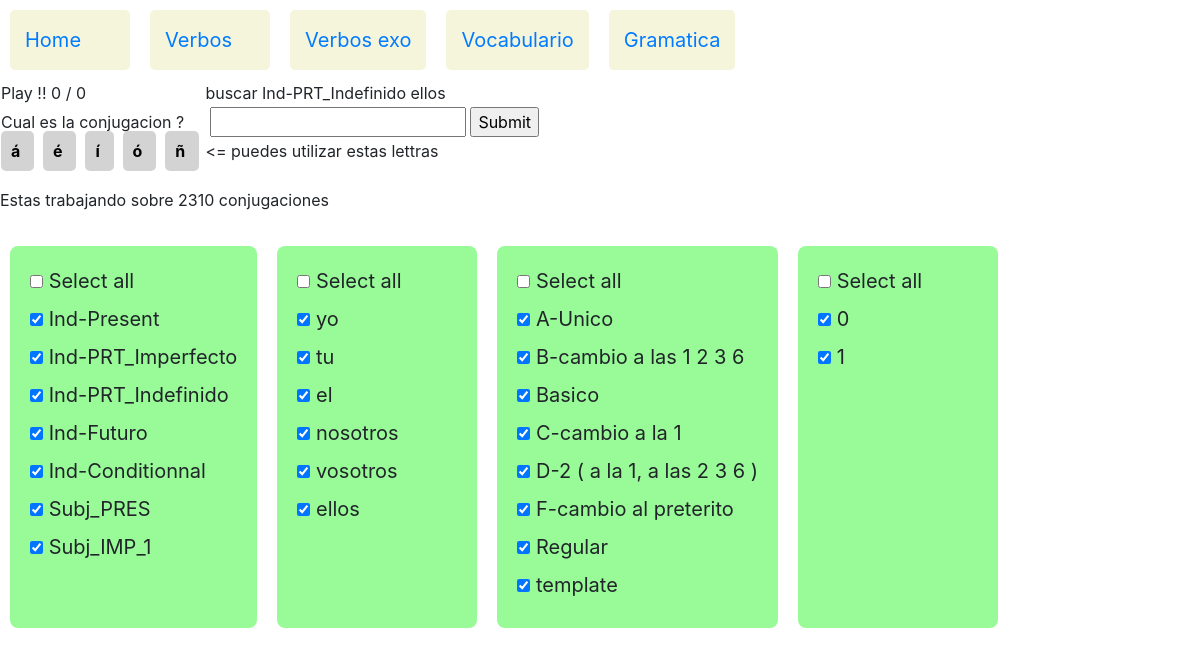
The app's page /verbos/verbos_exo/564/564 with its own data.
### verbos/models.py (models this page shows, shortened)
class Conjugacion(models.Model):
    verbo=models.ForeignKey(Verbo,on_delete=models.CASCADE,related_name="conjugacions")
    tiempo=models.ForeignKey(Tiempo,on_delete=models.CASCADE,related_name="tiempo_c")
    pronombre=models.ForeignKey(Pronombre,on_delete=models.CASCADE,related_name="pronombre_c")
    conjugacion=models.CharField(max_length=30)
    level=models.ForeignKey(Level,on_delete=models.CASCADE,related_name="conjugacion")

class Verbo(models.Model):
    verbo = models.CharField(max_length=32)
    tipo=models.ForeignKey(Verbotipo,on_delete=models.SET_NULL,related_name="tipo_v",null=True)
    def __str__(self):
        return self.verbo

class Tiempo(models.Model):
    tiempo=models.CharField(max_length=30)
    tiemposeq=models.IntegerField(null=True)
    def __str__(self):
        return self.tiempo

class Pronombre(models.Model):
    pronombre=models.CharField(max_length=8)
    pronombreseq=models.IntegerField(null=True)
    def __str__(self):
        return self.pronombre

class Verbotipo(models.Model):
    verbotipo = models.CharField(max_length=64,null=True)
    verbotiposeq=models.IntegerField(null=True)
    def __str__(self):
        return self.verbotipo

class Level(models.Model):
    level=models.CharField(max_length=5)
    def __str__(self):
        return self.level

### verbos/views.py (the view, shortened to what this page needs)
# urls.py: path('verbos_exo/<int:mode_id>/<int:conjugacion_id>',views.verbos_exo,name='verbos_exo_run'),
def verbos_exo(request,mode_id,conjugacion_id):
    resuelto = " sabes tus conjugaciones ? "
    trace= "<= puedes utilizar estas lettras"
    tracerep= "  "
    trace_id= "  "
    if request.method=="GET":
        Conjugacion_selectadas_count = Conjugacion.objects.count()
        loto_winner=random.randint(0,Conjugacion_selectadas_count-1)
        Conjugacion_selectadas_list=Conjugacion.objects.values_list('pk',flat=True)
        Conjugacion_winner_pk=Conjugacion_selectadas_list[loto_winner]
        print("loto winner = " + str(loto_winner))
        Conjugacion_winner=Conjugacion.objects.get(pk=Conjugacion_winner_pk)
    if request.method=="POST":
        if mode_id==1:
            respuesta= request.POST.getlist('respuesta')
            conjugacion = Conjugacion.objects.get(pk=conjugacion_id)
            trace = str(conjugacion.verbo) + " " + str(conjugacion.tiempo) + " " + str(conjugacion.pronombre) +" => " + str(conjugacion.conjugacion)
            tracerep =  str(respuesta[0])
            trace_id =  str(conjugacion.id)
            if respuesta[0].replace(" ","").lower() == conjugacion.conjugacion.replace(" ",""):
                resuelto="1"
            else:
                resuelto="0"
        verbotipos_selected= request.POST.getlist('verbotipo')
        pronombres_selected= request.POST.getlist('pronombre')
        tiempos_selected= request.POST.getlist('tiempo')
        levels_selected= request.POST.getlist('level')
        Conjugacion_selectadas=Conjugacion.objects.filter(tiempo__in=tiempos_selected).filter(pronombre__in=pronombres_selected).filter(verbo__in=Verbo.objects.filter(tipo__in=verbotipos_selected)).filter(level__in=levels_selected)
        Conjugacion_selectadas_count =Conjugacion_selectadas.count()
        if Conjugacion_selectadas_count  > 0 :
            loto_winner=random.randint(0,Conjugacion_selectadas_count-1)
            print("loto winner = " + str(loto_winner))
            Conjugacion_selectadas_list=Conjugacion_selectadas.values_list('pk',flat=True)
            Conjugacion_winner_pk=Conjugacion_selectadas_list[loto_winner]
            print("Conjugacion  selectada  pk =" + str(Conjugacion_winner_pk))
            Conjugacion_winner=Conjugacion.objects.get(pk=Conjugacion_winner_pk)
        else:
            pk_winner=conjugacion_id
            Conjugacion_winner_pk=conjugacion_id
            loto_winner=-1
            Conjugacion_winner=Conjugacion.objects.get(pk=conjugacion_id)
            Conjugacion_selectadas_count = 0 # pour transmettre dans le template
        tiempos_checked= {}
        pronombres_checked= {}
        verbotipos_checked= {}
        levels_checked= {}
        for tiempo_selected in tiempos_selected :
            tiempos_checked[tiempo_selected]="checked"
        for pronombre_selected in pronombres_selected :
            pronombres_checked[pronombre_selected]="checked"
        for verbotipo_selected in verbotipos_selected :
            verbotipos_checked[verbotipo_selected]="checked"
        for level_selected in levels_selected :
            levels_checked[level_selected]="checked"
    else:
        tiempos_checked={"start":"go"}
        pronombres_checked= {}
        verbotipos_checked= {}
        levels_checked= {}
    verbos = Verbo.objects.all()
    tiempos = Tiempo.objects.all().order_by('tiemposeq')
    pronombres = Pronombre.objects.all().order_by('pronombreseq')
    verbotipos = Verbotipo.objects.all()
    levels = Level.objects.all()
    myset=("tiempos","pronombres","verbotipos")
    jstiempos=jslist(tiempos)
    jspronombres=jslist(pronombres)
    jsverbotipos=jslist(verbotipos)
    jslevels=jslist(levels)
    context= {
            "title" : "Verbos exo",
            "verbos" : verbos,
            "tiempos" : tiempos ,
            "pronombres" : pronombres,
            "levels" : levels,
            "verbotipos" : verbotipos,
            "tiempos_checked": tiempos_checked,
            "verbotipos_checked": verbotipos_checked,
            "pronombres_checked": pronombres_checked,
            "conjugacion_selectada" : Conjugacion_winner,
            "conjugacion_selectada_count" : Conjugacion_selectadas_count,
            "loto_winner" : loto_winner,
            "pk_winner" : Conjugacion_winner_pk,
            "resuelto" : resuelto,
            "trace" : trace,
            "trace_id" : trace_id,
            "tracerep" : tracerep,
            "myset" : myset,
            "jstiempos" : jstiempos,
            "jsverbotipos" : jsverbotipos,
            "jslevels": jslevels,
            "jspronombres" : jspronombres
            }
    return render(request,"verbos/verbos_exo.html",context)

### verbos/views.py (called while the page is built)
def jslist(myqueryset):
    jstname=myqueryset.model.__name__
    jstlst=[]
    for item in myqueryset:
        jstlst.append([jstname,item.id])
    return jstlst

### verbos/templates/verbos/verbos_exo.html (shortened to what this page needs)
{% extends 'verbos/layout.html' %}
{% block body1 %}
<table>
	<tr>
		<td>
			<span id="resuelto">{{resuelto}}</span>
			<span id="exito" > 0 </span>
			<span id="slash"> / </span>
			<span id="total" > 0 </span>
		</td>
		<td>
			{{conjugacion_selectada.verbo}}
			{{conjugacion_selectada.tiempo}}
			{{conjugacion_selectada.pronombre }}
		</td>
	</tr>
	<tr>
		<td>
			<span> Cual es la conjugacion ? </span>
		</td>
		<td>
			<form action= "{% url 'verbos_exo_run'  1 conjugacion_selectada.id %}"  method="post">
			<input autofocus id="myrespuesta" type="text" name="respuesta"  autocapitalize=off >
			<input type="submit" value="Submit">
		</td>
	</tr>
	<tr>
		<td>
<span type="text" class="lettre" id="lettre-a" onclick="addletter('á')" value="á" > á </span>
<span type="text" class="lettre" id="lettre-e" onclick="addletter('é')" value="é" > é </span>
<span type="text" class="lettre" id="lettre-i" onclick="addletter('í')" value="í" > í </span>
<span type="text" class="lettre" id="lettre-o" onclick="addletter('ó')" value="ó" > ó </span>
<span type="text" class="lettre" id="lettre-n" onclick="addletter('ñ')" value="ñ" > ñ </span>
		</td>
		<td>
			<span id="trace">{{trace}}</span>
		</td>
	</tr>
</table>
<br>
<span id="compteur_selectados"> Estas trabajando sobre {{ conjugacion_selectada_count }} conjugaciones </span>
<br>
<br>
<div id="container">
	<div>
	<input type="checkbox" id="checkbox_tiempo"   name="checktodos"  data-type="tiempo" >
	<label for="checkbox_tiempo"> Select all   </label>
	<br>
	{% for tiempo  in tiempos %}
	<input type="checkbox" id="Tiempo-{{tiempo.id}}" name="tiempo" data-storage="true" value="{{tiempo.id}}"  {{ tiempo.checked }} >
	<label for="Tiempo-{{tiempo.id}}"> {{tiempo}}    </label>
	<br>
	{% endfor %}
	</div>
	<div>
		<input type="checkbox" id="checkbox_pronombre"   name="checktodos"   data-type="pronombre" >
	<label for="checkbox_pronombre"> Select all  </label>
	<br>
	{% for pronombre   in pronombres %}
	<input type="checkbox" id="Pronombre-{{pronombre.id}}" name="pronombre" data-storage="true" value="{{pronombre.id }}" {{pronombre.checked}} >
	<label for="Pronombre-{{pronombre.id}}"> {{pronombre}}   </label>
	<br>
	{% endfor %}
	</div>
  	<div>
		<input type="checkbox" id="checkbox_verbotipo"   name="checktodos"   data-type="verbotipo" >
	<label for="checkbox_verbotipo"> Select all  </label>
	<br>
	{% for verbotipo   in verbotipos %}
	<input type="checkbox" id="Verbotipo-{{verbotipo.id}}" name="verbotipo" data-storage="true" value="{{verbotipo.id }}"  {{verbotipo.checked}} >
	<label for="Verbotipo-{{verbotipo.id}}"> {{verbotipo}}   </label>
	<br>
	{% endfor %}
	</div>
  	<div>
		<input type="checkbox" id="checkbox_level"   name="checktodos"   data-type="level" >
	<label for="checkbox_verbotipo"> Select all  </label>
	<br>
	{% for level   in levels %}
	<input type="checkbox" id="Level-{{level.id}}" name="level" data-storage="true" value="{{level.id }}"  {{level.checked}} >
	<label for="Level-{{level.id}}"> {{level}}   </label>
	<br>
	{% endfor %}
	</div>
	</div>
{% endblock %}

### records on screen
Conjugacion: verbo "buscar", tiempo "Ind-PRT_Indefinido", pronombre "ellos"
Tiempo: tiempo "Ind-Present"
Tiempo: tiempo "Ind-PRT_Imperfecto"
Tiempo: tiempo "Ind-PRT_Indefinido"
Tiempo: tiempo "Ind-Futuro"
Tiempo: tiempo "Ind-Conditionnal"
Tiempo: tiempo "Subj_PRES"
Tiempo: tiempo "Subj_IMP_1"
Pronombre: pronombre "yo"
Pronombre: pronombre "tu"
Pronombre: pronombre "el"
Pronombre: pronombre "nosotros"
Pronombre: pronombre "vosotros"
Pronombre: pronombre "ellos"
Verbotipo: verbotipo "A-Unico"
Verbotipo: verbotipo "B-cambio a las 1 2 3 6"
Verbotipo: verbotipo "Basico"
Verbotipo: verbotipo "C-cambio a la 1"
Verbotipo: verbotipo "D-2 ( a la 1, a las 2 3 6 )"
Verbotipo: verbotipo "F-cambio al preterito"
Verbotipo: verbotipo "Regular"
Verbotipo: verbotipo "template"
Level: level "0"
Level: level "1"

### other values on screen
{{ trace }} "<= puedes utilizar estas lettras"
{{ conjugacion_selectada_count }} "2310"
